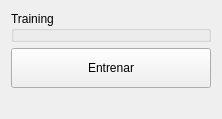
      <widget class="QWidget" name="trainingTab">
       <property name="enabled">
        <bool>true</bool>
       </property>
       <attribute name="title">
        <string>Training</string>
       </attribute>
       <layout class="QGridLayout" name="gridLayout_4">
        <item row="1" column="0">
         <widget class="QPushButton" name="entrenarButton">
          <property name="minimumSize">
           <size>
            <width>200</width>
            <height>40</height>
           </size>
          </property>
          <property name="maximumSize">
           <size>
            <width>16777215</width>
            <height>50</height>
           </size>
          </property>
          <property name="text">
           <string>Entrenar</string>
          </property>
         </widget>
        </item>
        <item row="0" column="0">
         <widget class="QGroupBox" name="groupBox_6">
          <property name="title">
           <string>Training</string>
          </property>
          <widget class="QGroupBox" name="groupBox_7">
           <property name="geometry">
            <rect>
             <x>20</x>
             <y>40</y>
             <width>450</width>
             <height>200</height>
            </rect>
           </property>
           <property name="maximumSize">
            <size>
             <width>450</width>
             <height>200</height>
            </size>
           </property>
           <property name="title">
            <string>Cantidad de Capas</string>
           </property>
           <widget class="QGroupBox" name="c1TrBox">
            <property name="geometry">
             <rect>
              <x>20</x>
              <y>80</y>
              <width>171</width>
              <height>91</height>
             </rect>
            </property>
            <property name="title">
             <string>Capa 1 </string>
            </property>
            <widget class="QSpinBox" name="neuronasC1Tr">
             <property name="geometry">
              <rect>
               <x>60</x>
               <y>60</y>
               <width>50</width>
               <height>20</height>
              </rect>
             </property>
             <property name="minimumSize">
              <size>
               <width>40</width>
               <height>20</height>
              </size>
             </property>
             <property name="maximumSize">
              <size>
               <width>50</width>
               <height>20</height>
              </size>
             </property>
             <property name="minimum">
              <number>5</number>
             </property>
             <property name="maximum">
              <number>10</number>
             </property>
             <property name="singleStep">
              <number>5</number>
             </property>
            </widget>
            <widget class="QLabel" name="label">
             <property name="geometry">
              <rect>
               <x>30</x>
               <y>20</y>
               <width>121</width>
               <height>41</height>
              </rect>
             </property>
             <property name="text">
              <string>Cantidad de Neuronas</string>
             </property>
            </widget>
           </widget>
           <widget class="QGroupBox" name="c2TrBox">
            <property name="geometry">
             <rect>
              <x>250</x>
              <y>80</y>
              <width>171</width>
              <height>91</height>
             </rect>
            </property>
            <property name="title">
             <string>Capa 2</string>
            </property>
            <widget class="QLabel" name="label_2">
             <property name="geometry">
              <rect>
               <x>30</x>
               <y>30</y>
               <width>121</width>
               <height>31</height>
              </rect>
             </property>
             <property name="text">
              <string>Cantidad de Neuronas</string>
             </property>
            </widget>
            <widget class="QSpinBox" name="neuronasC2Tr">
             <property name="geometry">
              <rect>
               <x>60</x>
               <y>60</y>
               <width>50</width>
               <height>20</height>
              </rect>
             </property>
             <property name="minimumSize">
              <size>
               <width>40</width>
               <height>20</height>
              </size>
             </property>
             <property name="maximumSize">
              <size>
               <width>50</width>
               <height>20</height>
              </size>
             </property>
             <property name="minimum">
              <number>5</number>
             </property>
             <property name="maximum">
              <number>10</number>
             </property>
             <property name="singleStep">
              <number>5</number>
             </property>
            </widget>
           </widget>
           <widget class="QCheckBox" name="c1CheckTr">
            <property name="enabled">
             <bool>true</bool>
            </property>
            <property name="geometry">
             <rect>
              <x>210</x>
              <y>20</y>
              <width>76</width>
              <height>20</height>
             </rect>
            </property>
            <property name="text">
             <string>1</string>
            </property>
           </widget>
           <widget class="QCheckBox" name="c2CheckTr">
            <property name="geometry">
             <rect>
              <x>210</x>
              <y>40</y>
              <width>76</width>
              <height>20</height>
             </rect>
            </property>
            <property name="text">
             <string>2</string>
            </property>
           </widget>
          </widget>
          <widget class="QGroupBox" name="groupBox_14">
           <property name="geometry">
            <rect>
             <x>20</x>
             <y>250</y>
             <width>211</width>
             <height>80</height>
            </rect>
           </property>
           <property name="title">
            <string>Coeficiente de aprendizaje</string>
           </property>
           <widget class="QDoubleSpinBox" name="coefAprendizajeTr">
            <property name="geometry">
             <rect>
              <x>30</x>
              <y>40</y>
              <width>150</width>
              <height>20</height>
             </rect>
            </property>
            <property name="minimumSize">
             <size>
              <width>100</width>
              <height>20</height>
             </size>
            </property>
            <property name="maximumSize">
             <size>
              <width>150</width>
              <height>20</height>
             </size>
            </property>
            <property name="decimals">
             <number>1</number>
            </property>
            <property name="minimum">
             <double>0.100000000000000</double>
            </property>
            <property name="maximum">
             <double>1.000000000000000</double>
            </property>
            <property name="singleStep">
             <double>0.100000000000000</double>
            </property>
           </widget>
          </widget>
          <widget class="QGroupBox" name="groupBox_17">
           <property name="geometry">
            <rect>
             <x>730</x>
             <y>250</y>
             <width>221</width>
             <height>80</height>
            </rect>
           </property>
           <property name="title">
            <string>Cantidad de epocas</string>
           </property>
           <widget class="QSpinBox" name="cantEpocasTr">
            <property name="geometry">
             <rect>
              <x>30</x>
              <y>40</y>
              <width>150</width>
              <height>20</height>
             </rect>
            </property>
            <property name="minimumSize">
             <size>
              <width>100</width>
              <height>20</height>
             </size>
            </property>
            <property name="maximumSize">
             <size>
              <width>150</width>
              <height>20</height>
             </size>
            </property>
            <property name="minimum">
             <number>1</number>
            </property>
            <property name="maximum">
             <number>100</number>
            </property>
           </widget>
          </widget>
          <widget class="QGroupBox" name="groupBox_16">
           <property name="geometry">
            <rect>
             <x>250</x>
             <y>250</y>
             <width>221</width>
             <height>80</height>
            </rect>
           </property>
           <property name="title">
            <string>Termino de momento</string>
           </property>
           <widget class="QDoubleSpinBox" name="termMomentoTr">
            <property name="geometry">
             <rect>
              <x>40</x>
              <y>40</y>
              <width>150</width>
              <height>20</height>
             </rect>
            </property>
            <property name="minimumSize">
             <size>
              <width>100</width>
              <height>20</height>
             </size>
            </property>
            <property name="maximumSize">
             <size>
              <width>150</width>
              <height>20</height>
             </size>
            </property>
            <property name="decimals">
             <number>1</number>
            </property>
            <property name="maximum">
             <double>1.000000000000000</double>
            </property>
            <property name="singleStep">
             <double>0.100000000000000</double>
            </property>
           </widget>
          </widget>
          <widget class="QGroupBox" name="groupBox_15">
           <property name="geometry">
            <rect>
             <x>490</x>
             <y>250</y>
             <width>221</width>
             <height>80</height>
            </rect>
           </property>
           <property name="title">
            <string>Precision</string>
           </property>
           <widget class="QDoubleSpinBox" name="precisionTr">
            <property name="geometry">
             <rect>
              <x>30</x>
              <y>40</y>
              <width>150</width>
              <height>20</height>
             </rect>
            </property>
            <property name="minimumSize">
             <size>
              <width>100</width>
              <height>20</height>
             </size>
            </property>
            <property name="maximumSize">
             <size>
              <width>150</width>
              <height>20</height>
             </size>
            </property>
            <property name="decimals">
             <number>1</number>
            </property>
            <property name="maximum">
             <double>1.000000000000000</double>
            </property>
            <property name="singleStep">
             <double>0.100000000000000</double>
            </property>
           </widget>
          </widget>
          <widget class="QGroupBox" name="groupBox_21">
           <property name="geometry">
            <rect>
             <x>490</x>
             <y>40</y>
             <width>461</width>
             <height>201</height>
            </rect>
           </property>
           <property name="title">
            <string>Funcion de transferencia</string>
           </property>
           <widget class="QComboBox" name="funcTransferenciaC1Tr">
            <property name="geometry">
             <rect>
              <x>110</x>
              <y>40</y>
              <width>171</width>
              <height>22</height>
             </rect>
            </property>
            <item>
             <property name="text">
              <string>Sigmoidal</string>
             </property>
            </item>
            <item>
             <property name="text">
              <string>Lineal</string>
             </property>
            </item>
           </widget>
           <widget class="QComboBox" name="funcTransferenciaC2Tr">
            <property name="geometry">
             <rect>
              <x>110</x>
              <y>90</y>
              <width>171</width>
              <height>22</height>
             </rect>
            </property>
            <item>
             <property name="text">
              <string>Sigmoidal</string>
             </property>
            </item>
            <item>
             <property name="text">
              <string>Lineal</string>
             </property>
            </item>
           </widget>
           <widget class="QComboBox" name="funcTransferenciaSalTr">
            <property name="geometry">
             <rect>
              <x>110</x>
              <y>140</y>
              <width>171</width>
              <height>22</height>
             </rect>
            </property>
            <item>
             <property name="text">
              <string>Sigmoidal</string>
             </property>
            </item>
            <item>
             <property name="text">
              <string>Lineal</string>
             </property>
            </item>
           </widget>
           <widget class="QLabel" name="label_6">
            <property name="geometry">
             <rect>
              <x>20</x>
              <y>40</y>
              <width>121</width>
              <height>31</height>
             </rect>
            </property>
            <property name="text">
             <string>Capa 1</string>
            </property>
           </widget>
           <widget class="QLabel" name="label_7">
            <property name="geometry">
             <rect>
              <x>20</x>
              <y>140</y>
              <width>121</width>
              <height>31</height>
             </rect>
            </property>
            <property name="text">
             <string>Capa de salida</string>
            </property>
           </widget>
           <widget class="QLabel" name="label_8">
            <property name="geometry">
             <rect>
              <x>20</x>
              <y>90</y>
              <width>121</width>
              <height>31</height>
             </rect>
            </property>
            <property name="text">
             <string>Capa 2</string>
            </property>
           </widget>
          </widget>
         </widget>
        </item>
        <item row="2" column="0">
         <widget class="QLabel" name="creatingTreeAlert">
          <property name="maximumSize">
           <size>
            <width>16777215</width>
            <height>300</height>
           </size>
          </property>
          <property name="text">
           <string/>
          </property>
         </widget>
        </item>
       </layout>
      </widget>
